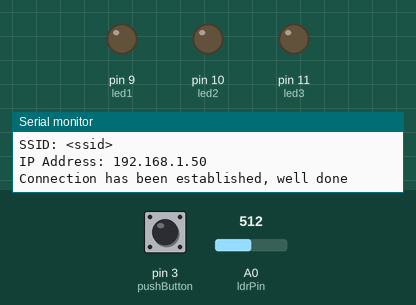
Recording of a sketch running on a simulated Arduino Mega 2560, built with avr-gcc and run on an emulated ATmega2560. Shown: output pins drawn as LEDs (lit = HIGH), the last lines printed to the serial monitor. Inputs (shaded band) come from the test bench; at power-on: pin 3 (pushButton) LOW, A0 (ldrPin) = 512. WiFi joins after 1.5 s; servers stay silent unless stated; no MQTT or app messages arrive unless stated.

Above: at 5.7 s.
5.8 s: pin 3 (pushButton) pulled HIGH for 0.15 s
At 6.3 s:
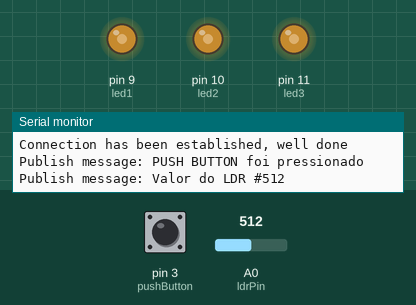
7.4 s: A0 (ldrPin) set to 716
At 8.6 s:
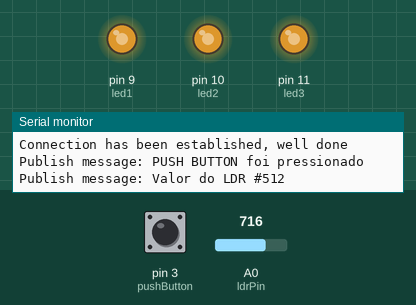
8.9 s: A0 (ldrPin) set to 900
At 9.7 s:
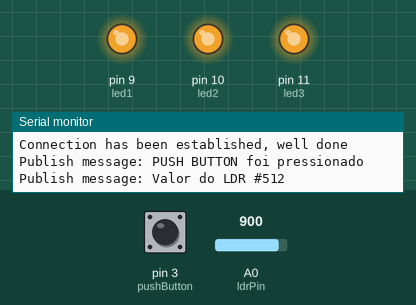
10.4 s: A0 (ldrPin) set to 122
At 10.9 s:
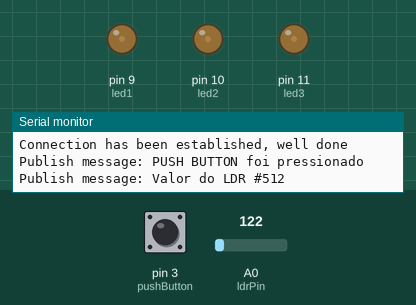
11.9 s: A0 (ldrPin) set to 511
At 13.1 s:
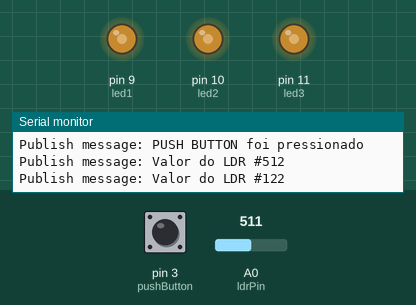
13.4 s: pin 3 (pushButton) pulled HIGH for 1 s
At 15.1 s:
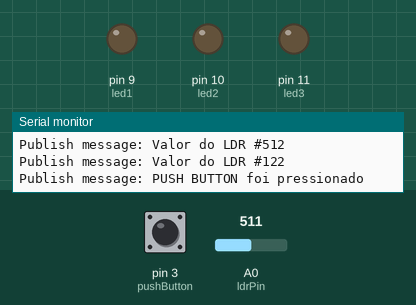
Timing chart, 0 to 16.6 s (numbered marks = the images above; inputs shaded):
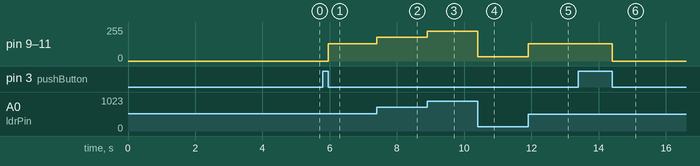

Measured:
- after the input at 5.8 s, pin 9 (led1), pin 10 (led2), pin 11 (led3): 0/255 → 128/255 after 0.15 s
- after the input at 7.4 s, pin 9 (led1), pin 10 (led2), pin 11 (led3): 128/255 → 179/255 at once
- after the input at 8.9 s, pin 9 (led1), pin 10 (led2), pin 11 (led3): 179/255 → 224/255 at once
- after the input at 10.4 s, pin 9 (led1), pin 10 (led2), pin 11 (led3): 224/255 → 32/255 at once
- after the input at 11.9 s, pin 9 (led1), pin 10 (led2), pin 11 (led3): 32/255 → 128/255 at once
- after the input at 13.4 s, pin 9 (led1), pin 10 (led2), pin 11 (led3): 128/255 → 0/255 after 1.0 s

The sketch:

projeto_luminaria.ino
```cpp
#include "WiFiEsp.h"
#include "PubSubClient.h"

// Emulate Serial1 on pins 6/7 if not present
#ifndef HAVE_HWSERIAL1
#include "SoftwareSerial.h"
SoftwareSerial Serial1(6, 7); // RX, TX
#endif

char ssid[] = "<ssid>";      // SSID da rede wifi
char pass[] = "<password>";    // Senha da rede wifi
int status = WL_IDLE_STATUS; // Estado da conexão do wifi

int pushButton = 3; // pino que o PUSH BUTTON está ligado

int ldrPin = A0; // pino que o LDR está ligado
int sensorValue = 0; // variável que guarda o valor do sensor

int led1 = 9; // pino que o LED 1 está ligado
int led2 = 10; // pino que o LED 2 está ligado
int led3 = 11; // pino que o LED 3 está ligado

byte lastButtonState = LOW;
bool turnOn = false;

// Declaração da função para receber as mensagens do tópico
void subscribeReceive(char* topic, byte* payload, unsigned int length);

const char* mqtt_server = "broker.hivemq.com"; // Broker MQTT

WiFiEspClient espClient;
PubSubClient mqttClient(espClient);

#define MSG_BUFFER_SIZE (500)
char msg[MSG_BUFFER_SIZE];

int value = 0;
unsigned long lastMsg = 0;

const long reconnectionInterval = 5000;  // interval at which to blink (milliseconds)
unsigned long previousMillis = 0;

void setup() {
  // inicializa a porta serial e configura a taxa de comunicação em 9600 bps (bits por segundo).
  Serial.begin(9600);
  // initialize serial for ESP module
  Serial1.begin(9600);
  // initialize ESP module
  WiFi.init(&Serial1);

  // Aguarda o boot da placa ESP
  delay(3000);

  // Verifica o estado do módulo wifi
  if (WiFi.status() == WL_NO_SHIELD) {
    Serial.println("WiFi shield not present");
    while (true);
  }

  // Conexão com wifi
  while ( status != WL_CONNECTED) {
    Serial.print("Attempting to connect to WPA SSID: ");
    Serial.println(ssid);
    status = WiFi.begin(ssid, pass);
  }

  Serial.println("You're connected to the network");
  printWifiStatus();

  // Configuração de conexão com broker mqtt
  mqttClient.setServer(mqtt_server, 1883);

  if (mqttClient.connect("arduino_lighting")) {
    Serial.println("Connection has been established, well done");
    mqttClient.setCallback(subscribeReceive);
  }
  else {
    Serial.println("Looks like the server connection failed...");
  }

  pinMode(pushButton, INPUT); // inicializa o PUSH BUTTON como entrada

  pinMode(ldrPin, INPUT); // inicializa o LDR como entrada

  pinMode(led1, OUTPUT); // inicializa o LED 1 como saída
  pinMode(led2, OUTPUT); // inicializa o LED 2 como saída
  pinMode(led3, OUTPUT); // inicializa o LED 3 como saída
}

void loop() {

  if (!mqttClient.connected()) {
    reconnect();
  }

  mqttClient.loop();

  /*
      Enquanto a variável turnOn está com o valor false, o programa deve desligar os LEDS.
      A função pra verificar se o PUSH BUTTON sempre é chamado no final do While.
      Se PUSH BUTTON foi pressionado, o valor é alterado para TRUE, então o programa liga os LEDS, lê o valor do sensor e aplica o brilho proporcional aos LEDS.
  */
  while (!turnOn) {

    digitalWrite(led1, LOW); // desliga o LED 1
    digitalWrite(led2, LOW); // desliga o LED 2
    digitalWrite(led3, LOW); // desliga o LED 3

    checkPushButton();
  }

  sensorValue = analogRead(ldrPin); // lê o valor que o LDR está enviando

  analogWrite(led1, map(sensorValue, 0, 1023, 2, 255)); // Conforme o ambiente escurece o brilho do LED 1 é reduzido
  analogWrite(led2, map(sensorValue, 0, 1023, 2, 255)); // Conforme o ambiente escurece o brilho do LED 2 é reduzido
  analogWrite(led3, map(sensorValue, 0, 1023, 2, 255)); // Conforme o ambiente escurece o brilho do LED 3 é reduzido

  checkPushButton();

  unsigned long now = millis();

  if (now - lastMsg > 5000) {
    lastMsg = now;
    ++value;

    snprintf (msg, MSG_BUFFER_SIZE, "Valor do LDR #%d", sensorValue);
    Serial.print("Publish message: ");
    Serial.println(msg);
    mqttClient.publish("lighting/general", msg);
  }
}

/*
  Função que verifica se o PUSH BUTTON foi pressionado. Se foi pressionado salva o valor na variável turnOn.
  A função inverte o último valor que foi salvo na variável.
*/
void checkPushButton() {
  byte buttonState = digitalRead(pushButton); // lê o valor que o PUSH BUTTON está enviando
  if (buttonState != lastButtonState) {
    lastButtonState = buttonState;
    if (buttonState == LOW) {
      turnOn = !turnOn;

      if (!mqttClient.connected()) {
        reconnect();
      }

      snprintf (msg, MSG_BUFFER_SIZE, "PUSH BUTTON foi pressionado");
      Serial.print("Publish message: ");
      Serial.println(msg);
      mqttClient.publish("lighting/general", msg);
    }
  }
}

void printWifiStatus() {
  // exibe a rede conectada
  Serial.print("SSID: ");
  Serial.println(WiFi.SSID());

  // exibe o ip do dispositivo
  IPAddress ip = WiFi.localIP();
  Serial.print("IP Address: ");
  Serial.println(ip);
}

void subscribeReceive(char* topic, byte* payload, unsigned int length) {
  // Tópico mqtt que está inscrito
  Serial.print("Topic: ");
  Serial.println(topic);

  // Mensagem recebida
  Serial.print("Message: ");
  for(int i = 0; i < length; i ++) {
    Serial.print(char(payload[i]));
  }

  Serial.println("");
}

void reconnect() {

  unsigned long currentMillis = millis();

  // Caso não esteja conectado ao broker e já passou 5 seg, reconecta novamente
  if (!mqttClient.connected() && (currentMillis - previousMillis >= reconnectionInterval)) {
    previousMillis = currentMillis;

    Serial.print("Attempting MQTT connection…");
    String clientId = "arduino_lighting";

    if (mqttClient.connect(clientId.c_str())) {
      Serial.println("connected");
      mqttClient.publish("lighting/general", "reconnected");
      mqttClient.subscribe("lighting/general");
    } else {
      Serial.print("failed, rc = ");
      Serial.print(mqttClient.state());
    }
  }
}
```
